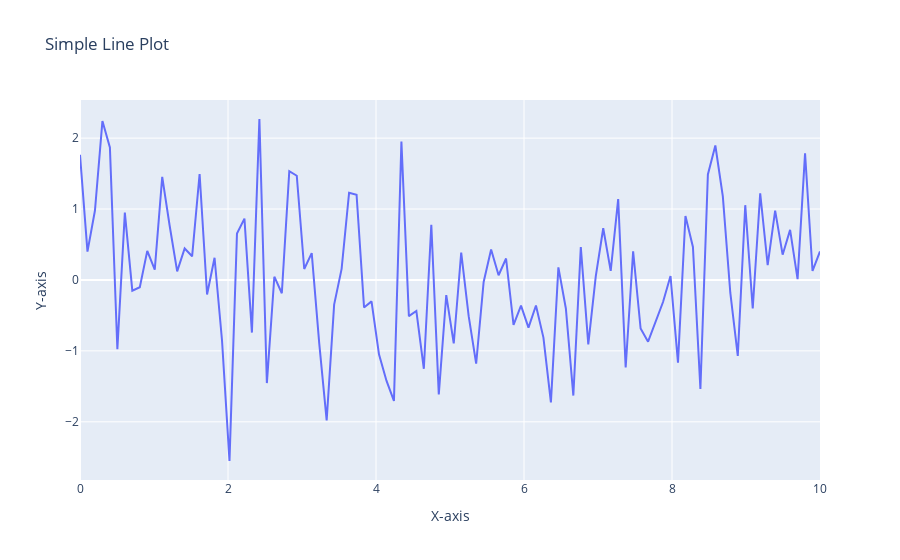

Source (notebook cell):
### Markdown cell above
# 20. Using Plotly, create a basic line plot of a randomly penerated dataset, label the axes, and set the title as 'Simple Line Plot'.

### Code cell
import plotly as px
import plotly.graph_objs as go
import numpy as np

# Generate random data
np.random.seed(0)
x = np.linspace(0, 10, 100)
y = np.random.randn(100)

# Create a Plotly figure
fig = go.Figure()

# Add trace for line plot
fig.add_trace(go.Scatter(x=x, y=y, mode='lines', name='Random Data'))

# Update layout with labels and title
fig.update_layout(
    title='Simple Line Plot',
    xaxis_title='X-axis',
    yaxis_title='Y-axis'
)

# Display the plot
fig.show()
